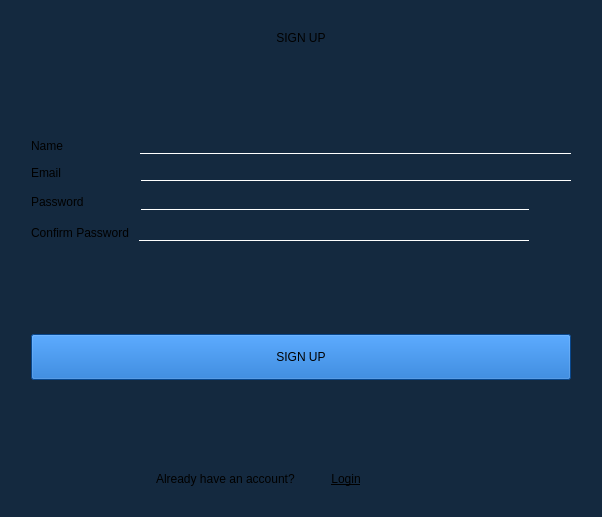
<?xml version="1.0" encoding="UTF-8"?>
<ui version="4.0">
 <class>adminRegistrationPage</class>
 <widget class="QWidget" name="adminRegistrationPage">
  <property name="geometry">
   <rect>
    <x>0</x>
    <y>0</y>
    <width>602</width>
    <height>517</height>
   </rect>
  </property>
  <property name="minimumSize">
   <size>
    <width>602</width>
    <height>517</height>
   </size>
  </property>
  <property name="maximumSize">
   <size>
    <width>602</width>
    <height>517</height>
   </size>
  </property>
  <property name="windowTitle">
   <string>Form</string>
  </property>
  <property name="styleSheet">
   <string notr="true">QWidget{
	background-color: rgb(20, 41, 63);
}

QLabel{
	
	font: 600 12pt &quot;Segoe UI&quot;;
}

QLineEdit{

	border: none;
	border-bottom: 1px solid white;
	
	font: 11pt &quot;Segoe UI&quot;;

}</string>
  </property>
  <layout class="QVBoxLayout" name="verticalLayout_2">
   <item>
    <widget class="QLabel" name="label">
     <property name="styleSheet">
      <string notr="true">margin-top:20px;
font: 700 16pt &quot;Segoe UI&quot;;</string>
     </property>
     <property name="text">
      <string>SIGN UP</string>
     </property>
     <property name="alignment">
      <set>Qt::AlignmentFlag::AlignCenter</set>
     </property>
    </widget>
   </item>
   <item>
    <spacer name="verticalSpacer">
     <property name="orientation">
      <enum>Qt::Orientation::Vertical</enum>
     </property>
     <property name="sizeHint" stdset="0">
      <size>
       <width>20</width>
       <height>56</height>
      </size>
     </property>
    </spacer>
   </item>
   <item>
    <layout class="QVBoxLayout" name="verticalLayout">
     <property name="spacing">
      <number>10</number>
     </property>
     <property name="leftMargin">
      <number>20</number>
     </property>
     <property name="rightMargin">
      <number>20</number>
     </property>
     <item>
      <layout class="QHBoxLayout" name="horizontalLayout_2">
       <item>
        <widget class="QLabel" name="label_2">
         <property name="text">
          <string>Name                    </string>
         </property>
        </widget>
       </item>
       <item>
        <widget class="QLineEdit" name="nameTxt"/>
       </item>
      </layout>
     </item>
     <item>
      <layout class="QHBoxLayout" name="horizontalLayout_3">
       <item>
        <widget class="QLabel" name="label_3">
         <property name="text">
          <string>Email                     </string>
         </property>
        </widget>
       </item>
       <item>
        <widget class="QLineEdit" name="emailTxt"/>
       </item>
      </layout>
     </item>
     <item>
      <layout class="QHBoxLayout" name="horizontalLayout_4">
       <item>
        <widget class="QLabel" name="label_4">
         <property name="text">
          <string>Password              </string>
         </property>
        </widget>
       </item>
       <item>
        <widget class="QLineEdit" name="passTxt">
         <property name="echoMode">
          <enum>QLineEdit::EchoMode::Password</enum>
         </property>
        </widget>
       </item>
       <item>
        <widget class="QPushButton" name="showHidePassBtn">
         <property name="cursor">
          <cursorShape>PointingHandCursor</cursorShape>
         </property>
         <property name="styleSheet">
          <string notr="true">border:none;
margin-top:7px;</string>
         </property>
         <property name="text">
          <string/>
         </property>
         <property name="icon">
          <iconset resource="../../projectRescources.qrc">
           <normaloff>:/icons/seeWhiteIcon.png</normaloff>:/icons/seeWhiteIcon.png</iconset>
         </property>
         <property name="iconSize">
          <size>
           <width>20</width>
           <height>20</height>
          </size>
         </property>
        </widget>
       </item>
      </layout>
     </item>
     <item>
      <layout class="QHBoxLayout" name="horizontalLayout_5">
       <item>
        <widget class="QLabel" name="label_5">
         <property name="text">
          <string>Confirm Password</string>
         </property>
        </widget>
       </item>
       <item>
        <widget class="QLineEdit" name="confirmPassTxt">
         <property name="echoMode">
          <enum>QLineEdit::EchoMode::Password</enum>
         </property>
        </widget>
       </item>
       <item>
        <widget class="QPushButton" name="showHideConfirmPassBtn">
         <property name="cursor">
          <cursorShape>PointingHandCursor</cursorShape>
         </property>
         <property name="styleSheet">
          <string notr="true">border:none;
margin-top:7px;</string>
         </property>
         <property name="text">
          <string/>
         </property>
         <property name="icon">
          <iconset resource="../../projectRescources.qrc">
           <normaloff>:/icons/seeWhiteIcon.png</normaloff>:/icons/seeWhiteIcon.png</iconset>
         </property>
         <property name="iconSize">
          <size>
           <width>20</width>
           <height>20</height>
          </size>
         </property>
        </widget>
       </item>
      </layout>
     </item>
    </layout>
   </item>
   <item>
    <spacer name="verticalSpacer_2">
     <property name="orientation">
      <enum>Qt::Orientation::Vertical</enum>
     </property>
     <property name="sizeHint" stdset="0">
      <size>
       <width>20</width>
       <height>57</height>
      </size>
     </property>
    </spacer>
   </item>
   <item>
    <widget class="QPushButton" name="signUpBtn">
     <property name="cursor">
      <cursorShape>PointingHandCursor</cursorShape>
     </property>
     <property name="styleSheet">
      <string notr="true">background-color: rgb(11, 100, 197);
font: 600 12pt &quot;Segoe UI&quot;;
padding:15px;
margin-left: 20px;
margin-right: 20px;</string>
     </property>
     <property name="text">
      <string>SIGN UP</string>
     </property>
    </widget>
   </item>
   <item>
    <spacer name="verticalSpacer_3">
     <property name="orientation">
      <enum>Qt::Orientation::Vertical</enum>
     </property>
     <property name="sizeHint" stdset="0">
      <size>
       <width>20</width>
       <height>56</height>
      </size>
     </property>
    </spacer>
   </item>
   <item>
    <layout class="QHBoxLayout" name="horizontalLayout">
     <property name="leftMargin">
      <number>145</number>
     </property>
     <property name="rightMargin">
      <number>200</number>
     </property>
     <property name="bottomMargin">
      <number>20</number>
     </property>
     <item>
      <widget class="QLabel" name="label_6">
       <property name="text">
        <string>Already have an account?</string>
       </property>
      </widget>
     </item>
     <item>
      <widget class="QPushButton" name="goToLoginPageBtn">
       <property name="cursor">
        <cursorShape>PointingHandCursor</cursorShape>
       </property>
       <property name="styleSheet">
        <string notr="true">border:none;
font: 600 12pt &quot;Segoe UI&quot;;
text-decoration: underline;
</string>
       </property>
       <property name="text">
        <string>Login</string>
       </property>
       <property name="checkable">
        <bool>true</bool>
       </property>
      </widget>
     </item>
    </layout>
   </item>
  </layout>
 </widget>
 <resources>
  <include location="../../projectRescources.qrc"/>
 </resources>
 <connections/>
</ui>
